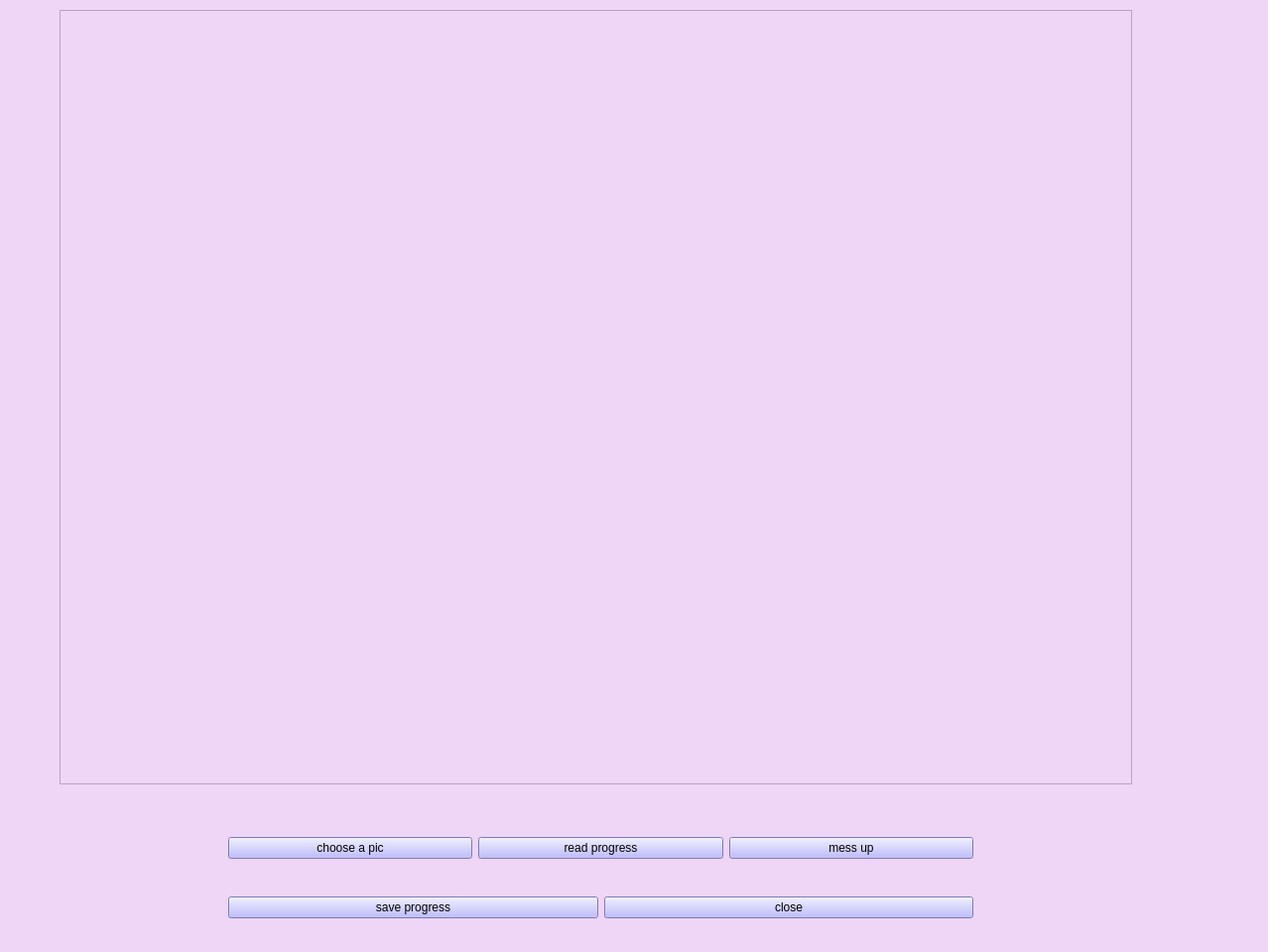
<?xml version="1.0" encoding="UTF-8"?>
<ui version="4.0">
 <class>MainWindow</class>
 <widget class="QMainWindow" name="MainWindow">
  <property name="geometry">
   <rect>
    <x>0</x>
    <y>0</y>
    <width>1278</width>
    <height>960</height>
   </rect>
  </property>
  <property name="windowTitle">
   <string>MainWindow</string>
  </property>
  <property name="styleSheet">
   <string notr="true">background-color:rgb(239, 213, 246)</string>
  </property>
  <widget class="QWidget" name="centralwidget">
   <widget class="QGraphicsView" name="View">
    <property name="geometry">
     <rect>
      <x>60</x>
      <y>10</y>
      <width>1081</width>
      <height>781</height>
     </rect>
    </property>
   </widget>
   <widget class="QWidget" name="layoutWidget">
    <property name="geometry">
     <rect>
      <x>230</x>
      <y>830</y>
      <width>751</width>
      <height>51</height>
     </rect>
    </property>
    <layout class="QHBoxLayout" name="horizontalLayout">
     <item>
      <widget class="QPushButton" name="choose">
       <property name="styleSheet">
        <string notr="true">background-color:rgb(170, 170, 255)</string>
       </property>
       <property name="text">
        <string>choose a pic</string>
       </property>
      </widget>
     </item>
     <item>
      <widget class="QPushButton" name="Read">
       <property name="styleSheet">
        <string notr="true">background-color:rgb(170, 170, 255)</string>
       </property>
       <property name="text">
        <string>read progress</string>
       </property>
      </widget>
     </item>
     <item>
      <widget class="QPushButton" name="mess">
       <property name="styleSheet">
        <string notr="true">background-color:rgb(170, 170, 255)</string>
       </property>
       <property name="text">
        <string>mess up</string>
       </property>
      </widget>
     </item>
    </layout>
   </widget>
   <widget class="QWidget" name="layoutWidget">
    <property name="geometry">
     <rect>
      <x>230</x>
      <y>900</y>
      <width>751</width>
      <height>31</height>
     </rect>
    </property>
    <layout class="QHBoxLayout" name="horizontalLayout_2">
     <item>
      <widget class="QPushButton" name="Save">
       <property name="styleSheet">
        <string notr="true">background-color:rgb(170, 170, 255)</string>
       </property>
       <property name="text">
        <string>save progress</string>
       </property>
      </widget>
     </item>
     <item>
      <widget class="QPushButton" name="Close">
       <property name="styleSheet">
        <string notr="true">background-color:rgb(170, 170, 255)</string>
       </property>
       <property name="text">
        <string>close</string>
       </property>
      </widget>
     </item>
    </layout>
   </widget>
  </widget>
  <widget class="QMenuBar" name="menubar">
   <property name="geometry">
    <rect>
     <x>0</x>
     <y>0</y>
     <width>1278</width>
     <height>22</height>
    </rect>
   </property>
  </widget>
  <widget class="QStatusBar" name="statusbar"/>
 </widget>
 <resources/>
 <connections>
  <connection>
   <sender>Close</sender>
   <signal>clicked()</signal>
   <receiver>MainWindow</receiver>
   <slot>close()</slot>
   <hints>
    <hint type="sourcelabel">
     <x>517</x>
     <y>552</y>
    </hint>
    <hint type="destinationlabel">
     <x>498</x>
     <y>577</y>
    </hint>
   </hints>
  </connection>
 </connections>
</ui>
